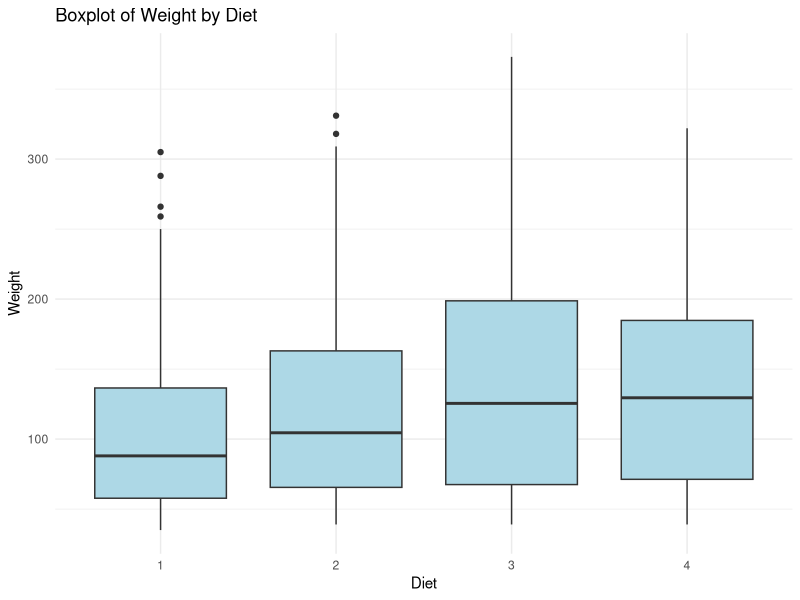
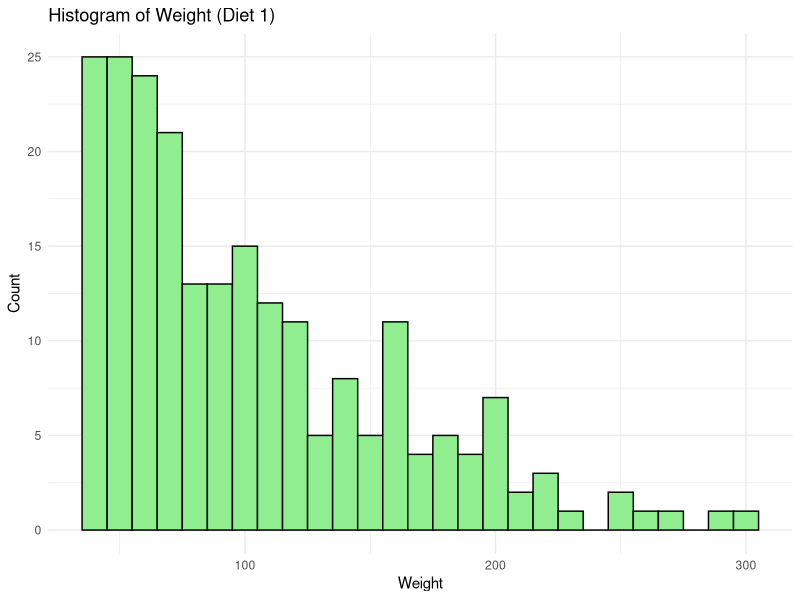
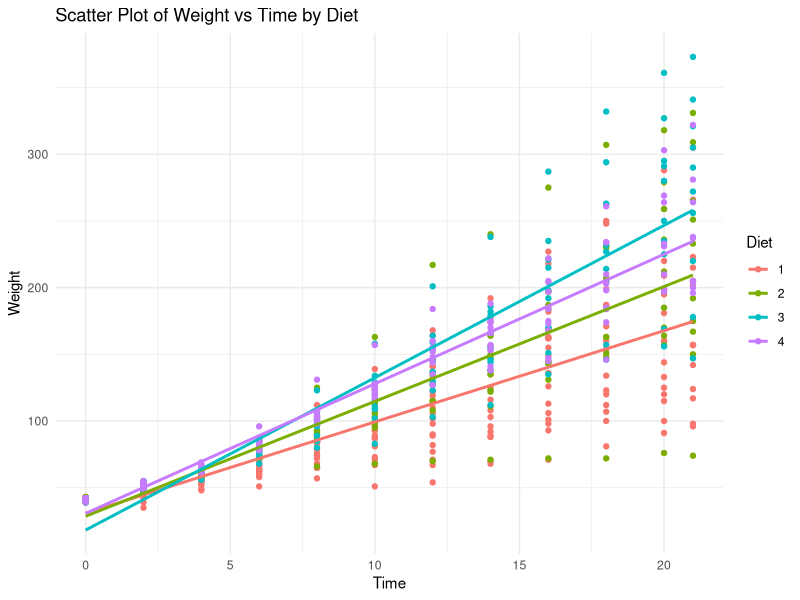

Recreate these plots in R, in order.

sink("lab practice EDA 3 output")
# Load necessary libraries
library(dplyr)
library(ggplot2)
library(reshape2)

# Load ChickWeight dataset
data("ChickWeight")

# (i) Order by "weight" within each "Diet" group and extract last 6 records
ordered_data <- ChickWeight %>%
  arrange(Diet, weight)

last_6_records <- tail(ordered_data, 6)
print("Last 6 records of ordered data:")
print(last_6_records)

# (ii.a) Melt data with "Chick", "Time", "Diet" as ID variables
melted_data <- melt(ChickWeight, id.vars = c("Chick", "Time", "Diet"))
print("Melted dataset:")
print(head(melted_data))

# (ii.b) Cast function to display mean weight grouped by Diet
mean_weight_by_diet <- dcast(melted_data, Diet ~ variable, mean, na.rm = TRUE)
print("Mean weight grouped by Diet:")
print(mean_weight_by_diet)

# (ii.c) Cast function to display mode of weight grouped by Diet
get_mode <- function(x) {
  uniq_vals <- unique(x)
  uniq_vals[which.max(tabulate(match(x, uniq_vals)))]
}

mode_weight_by_diet <- melted_data %>%
  filter(variable == "weight") %>%
  group_by(Diet) %>%
  summarise(Mode = get_mode(value))

print("Mode of weight grouped by Diet:")
print(mode_weight_by_diet)

# 5.a Create Box Plot for "weight" grouped by "Diet"
ggplot(ChickWeight, aes(x = factor(Diet), y = weight)) +
  geom_boxplot(fill = "lightblue") +
  labs(title = "Boxplot of Weight by Diet", x = "Diet", y = "Weight") +
  theme_minimal()

# 5.b Create Histogram for "weight" in Diet-1 category
ggplot(filter(ChickWeight, Diet == 1), aes(x = weight)) +
  geom_histogram(binwidth = 10, fill = "lightgreen", color = "black") +
  labs(title = "Histogram of Weight (Diet 1)", x = "Weight", y = "Count") +
  theme_minimal()

# 5.c Create Scatter Plot for "weight" vs "Time" grouped by Diet
ggplot(ChickWeight, aes(x = Time, y = weight, color = factor(Diet))) +
  geom_point() +
  geom_smooth(method = "lm", se = FALSE) +
  labs(title = "Scatter Plot of Weight vs Time by Diet", x = "Time", y = "Weight", color = "Diet") +
  theme_minimal()

sink(file=NULL)
